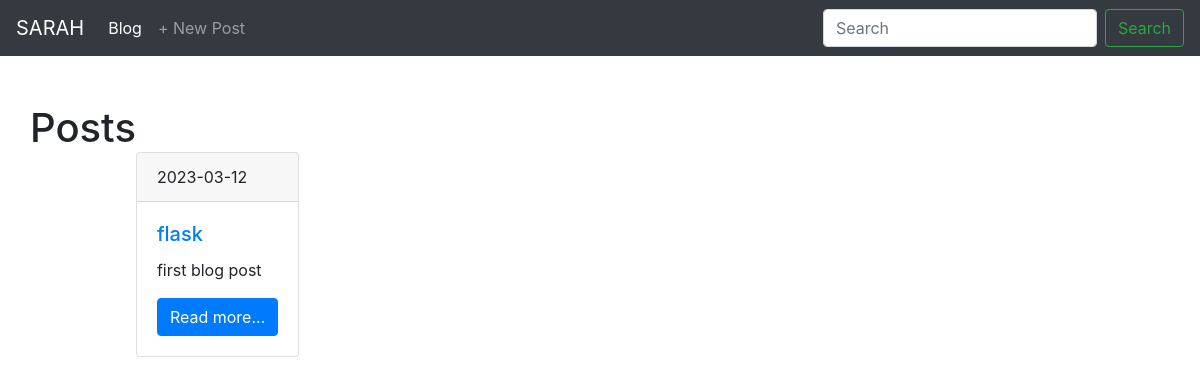
/blog/, run on an earlier commit of the app's database.
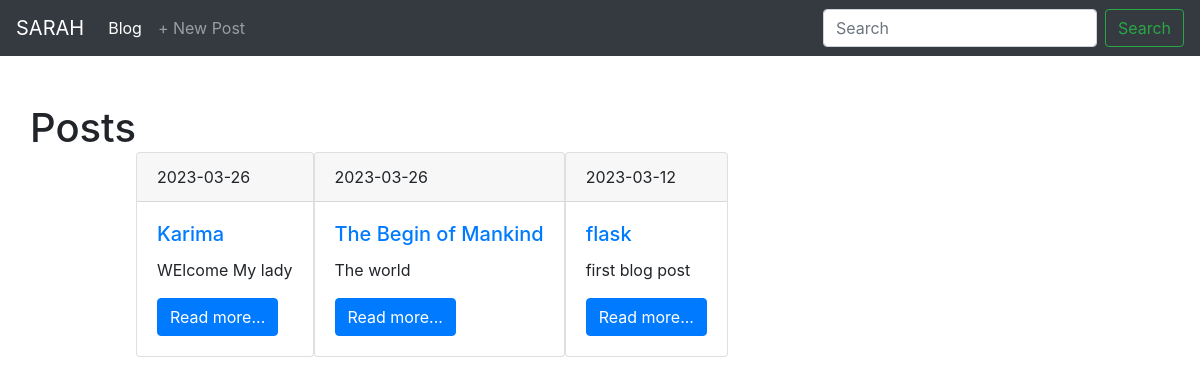
And on a later commit of the database.
### models.py (models this page shows, shortened)
class Post(db.Model):
    id = db.Column (db.Integer, primary_key = True)
    title = db.Column (db.String(140), nullable = False)
    slug =  db.Column (db.String(140), unique = True, nullable = False)
    body = db.Column (db.Text, nullable = False)
    date_created = db. Column(db.DateTime, default=datetime.utcnow )
    tags = db.relationship('Tag', secondary = posts_tags, backref = db.backref('posts'), lazy= 'dynamic'
                           )

### posts/blueprint.py (the view)
@posts.route('/')
def posts_list():
    q =request.args.get('q')
    if q:
        posts =Post.query.filter(Post.title.contains(q)| Post.body.contains(q))
    else:
        posts = Post.query.order_by(Post.date_created.desc())
    return render_template('posts/post.html', posts = posts)

### posts/templates/posts/post.html (shortened to what this page needs)
{% extends 'base.html' %}
{% block contents%}
<h1>Posts</h1>
  {% for post in posts %}
        <div class="card mb-5 mt-5">
        <div class="card-header">
            {{post.date_created.date()}}
        </div>
        <div class="card-body">
            <h5 class="card-title"><a href="{{url_for('Posts.post_details', slug = post.slug)}}">{{post.title}}</a></h5>
            <p class="card-text">{{post.body}}</p>
            <a href="{{url_for('Posts.post_details', slug = post.slug)}} " class="btn btn-primary info"> Read more...</a>
        </div>
        </div>
  {% endfor %}
{% endblock contents%}

### templates/base.html (shortened to what this page needs)
<!DOCTYPE html>
<html lang="en">
<head>
    <link rel="stylesheet" href="https://cdn.jsdelivr.net/npm/bootstrap@4.6.2/dist/css/bootstrap.min.css"
>
</head>
<body>
    <nav class="navbar navbar-expand-lg navbar-dark bg-dark mb-5" >
        <a class="navbar-brand" href="{{url_for('home')}}">SARAH</a>
        <div class="collapse navbar-collapse" id="navbarSupportedContent">
          <ul class="navbar-nav mr-auto">
            <li class="nav-item active">
              <a class="nav-link" href="{{url_for('Posts.posts_list')}}">Blog <span class="sr-only">(current)</span></a>
            </li>
            <li class="nav-item">
              <a class="nav-link" href="{{url_for('Posts.post_create')}}">+ New Post</a>
            </li>
          </ul>
          <form class="form-inline my-2 my-lg-0" method="GET">
            <input class="form-control mr-sm-2" type="search" placeholder="Search" aria-label="Search" name="q">
            <button class="btn btn-outline-success my-2 my-sm-0" type="submit">Search</button>
          </form>
        </div>
      </nav>
    <div class="container">
        <div class="row">
            {% block contents %}
            {% endblock contents %}
        </div>
    </div>
</body>
</html>

What changed in the data, as far as the page shows it:
added Post: date_created "2023-03-26", title "Karima", body "WElcome My lady"
added Post: date_created "2023-03-26", title "The Begin of Mankind", body "The world"
